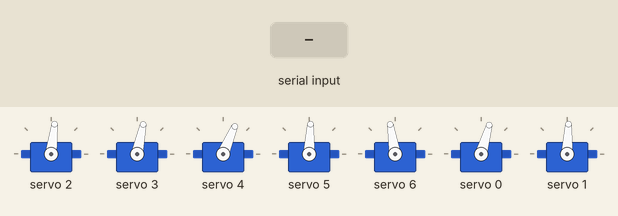
A sketch run on a simulated Arduino Uno, built with avr-gcc and run on an emulated ATmega328P. Parts: 7 × servo. Inputs (shaded band) come from the test bench. Random numbers use the default seed unless the sketch sets one.

Above: at 1.2 s.
1.3 s: "SLEEP,1\n" received over Serial
At 2.7 s:
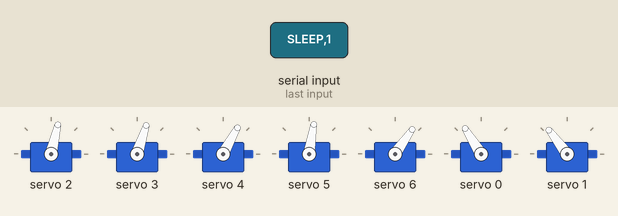
4.3 s: "SLEEP,150\n" received over Serial
At 4.9 s:
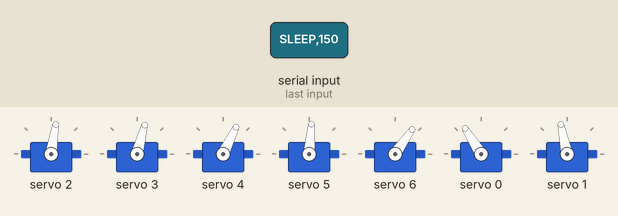
5.8 s: "SLEEP\n" received over Serial
8.8 s: "WAKE\n" received over Serial
11.8 s: "90,45\n" received over Serial
At 13.5 s:
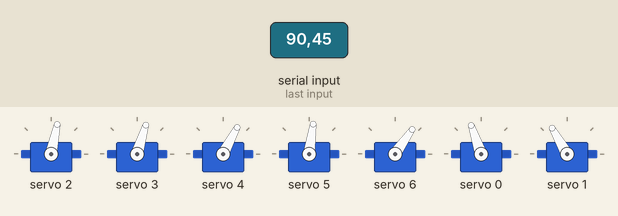
13.8 s: "WAKE,150\n" received over Serial
At 14.2 s:
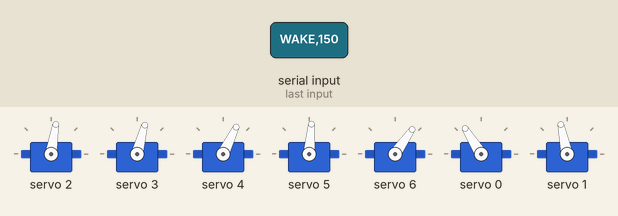
Timing chart, 0 to 17.4 s (numbered marks = the images above; inputs shaded):
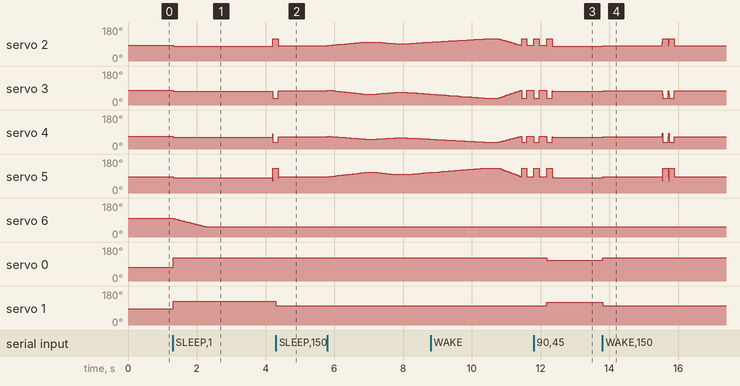

The sketch:

arduino_eye_mech.ino
```cpp
#include <Wire.h>
#include <Adafruit_PWMServoDriver.h>

Adafruit_PWMServoDriver pwm = Adafruit_PWMServoDriver();

/* ================== SERVO LIMITS ================== */
#define SERVOMIN 150
#define SERVOMAX 600

/* ================== EYELID OPEN / CLOSE ================== */
int LU_OPEN  = 345; int LU_CLOSE = 432;
int LL_OPEN  = 331; int LL_CLOSE = 226;
int RU_OPEN  = 303; int RU_CLOSE = 226;
int RL_OPEN  = 354; int RL_CLOSE = 468;

/* ================== EYE CENTERS ================== */
int LR_CENTER = 322;
int UD_CENTER = 355;

/* ================== SERVO CHANNELS ================== */
#define CH_LR     0
#define CH_UD     1
#define CH_LU     2
#define CH_LL     3
#define CH_RU     4
#define CH_RL     5
#define CH_SWIVEL 6  // HEAD SERVO

/* ================== STATE SYSTEM ================== */
enum SystemState { AWAKE, SLEEPING };
SystemState currentState = AWAKE;

/* ================== LID FOLLOW ================== */
int lidFollowAmount = 15;
int DIR_LU = +1; int DIR_LL = +1;
int DIR_RU = -1; int DIR_RL = -1;

/* ================== HEAD (SWIVEL) CONFIG ================== */
int swivelAngle = 90;
const int swivelMin = 45;
const int swivelMax = 135;
const int swivelCenter = 90;

// --- ADJUST THIS OFFSET TO ALIGN WITH TRIPOD ---
// Positive numbers turn head Right, Negative numbers turn head Left.
int swivelOffset = 4;

const int swivelStepDeg = 1;
const unsigned long swivelUpdateInterval = 20;
unsigned long lastSwivelUpdate = 0;

// Eye extreme thresholds
const int eyeLeftStart  = LR_CENTER + 90;
const int eyeLeftStop   = LR_CENTER + 60;
const int eyeRightStart = LR_CENTER - 90;
const int eyeRightStop  = LR_CENTER - 60;

bool headTurningLeft = false;
bool headTurningRight = false;

/* ================== BLINK SYSTEM (V1) ================== */
enum BlinkState { IDLE, CLOSING, CLOSED, OPENING };
BlinkState blinkState = IDLE;
unsigned long blinkTimer = 0;
unsigned long blinkInterval = 0;
const int blinkSteps = 2;
const int blinkStepDelay = 2;
int blinkStep = 0;
bool doDoubleBlink = false;
int blinkStartLU, blinkStartLL;

/* ================== FUNCTIONS ================== */
void setLidsRaw(int LU, int LL) {
  int RU = RU_OPEN + (LU_OPEN - LU) * DIR_RU;
  int RL = RL_OPEN + (LL_OPEN - LL) * DIR_RL;
  pwm.setPWM(CH_LU, 0, LU);
  pwm.setPWM(CH_LL, 0, LL);
  pwm.setPWM(CH_RU, 0, RU);
  pwm.setPWM(CH_RL, 0, RL);
}

void eyelidsClosed() {
  pwm.setPWM(CH_LU, 0, LU_CLOSE);
  pwm.setPWM(CH_LL, 0, LL_CLOSE);
  pwm.setPWM(CH_RU, 0, RU_CLOSE);
  pwm.setPWM(CH_RL, 0, RL_CLOSE);
}

void updateSwivel(int eyePos) {
  if (millis() - lastSwivelUpdate < swivelUpdateInterval) return;
  lastSwivelUpdate = millis();

  if (eyePos > eyeLeftStart) { headTurningLeft = true; headTurningRight = false; }
  else if (eyePos < eyeRightStart) { headTurningRight = true; headTurningLeft = false; }

  if (eyePos < eyeLeftStop) headTurningLeft = false;
  if (eyePos > eyeRightStop) headTurningRight = false;

  if (headTurningLeft && swivelAngle > swivelMin) swivelAngle -= swivelStepDeg;
  else if (headTurningRight && swivelAngle < swivelMax) swivelAngle += swivelStepDeg;

  swivelAngle = constrain(swivelAngle, swivelMin, swivelMax);

  // Apply the offset here during the mapping
  int swivelPulse = map(swivelAngle + swivelOffset, 0, 180, SERVOMIN, SERVOMAX);
  pwm.setPWM(CH_SWIVEL, 0, swivelPulse);
}

/* ================== COOL V1 ANIMATIONS ================== */
void sleepAnimation() {
  for (int i = 0; i <= 15; i++) {
    int lu = map(i, 0, 15, LU_OPEN, (LU_OPEN + LU_CLOSE) / 2);
    int ll = map(i, 0, 15, LL_OPEN, (LL_OPEN + LL_CLOSE) / 2);
    int ru = map(i, 0, 15, RU_OPEN, (RU_OPEN + RU_CLOSE) / 2);
    int rl = map(i, 0, 15, RL_OPEN, (RL_OPEN + RL_CLOSE) / 2);
    pwm.setPWM(CH_LU, 0, lu); pwm.setPWM(CH_LL, 0, ll);
    pwm.setPWM(CH_RU, 0, ru); pwm.setPWM(CH_RL, 0, rl);
    delay(70);
  }
  delay(150);
  for (int i = 0; i <= 10; i++) {
    int lu = map(i, 0, 10, (LU_OPEN + LU_CLOSE) / 2, LU_OPEN + (LU_CLOSE - LU_OPEN) / 4);
    int ll = map(i, 0, 10, (LL_OPEN + LL_CLOSE) / 2, LL_OPEN + (LL_CLOSE - LL_OPEN) / 4);
    int ru = map(i, 0, 10, (RU_OPEN + RU_CLOSE) / 2, RU_OPEN + (RU_CLOSE - RU_OPEN) / 4);
    int rl = map(i, 0, 10, (RL_OPEN + RL_CLOSE) / 2, RL_OPEN + (RL_CLOSE - RL_OPEN) / 4);
    pwm.setPWM(CH_LU, 0, lu); pwm.setPWM(CH_LL, 0, ll);
    pwm.setPWM(CH_RU, 0, ru); pwm.setPWM(CH_RL, 0, rl);
    delay(60);
  }
  delay(200);
  for (int i = 0; i <= 25; i++) {
    int lu = map(i, 0, 25, LU_OPEN + (LU_CLOSE - LU_OPEN) / 4, LU_CLOSE);
    int ll = map(i, 0, 25, LL_OPEN + (LL_CLOSE - LL_OPEN) / 4, LL_CLOSE);
    int ru = map(i, 0, 25, RU_OPEN + (RU_CLOSE - RU_OPEN) / 4, RU_CLOSE);
    int rl = map(i, 0, 25, RL_OPEN + (RL_CLOSE - RL_OPEN) / 4, RL_CLOSE);
    pwm.setPWM(CH_LU, 0, lu); pwm.setPWM(CH_LL, 0, ll);
    pwm.setPWM(CH_RU, 0, ru); pwm.setPWM(CH_RL, 0, rl);
    delay(90);
  }
  eyelidsClosed();
}

void wakeAnimation() {
  eyelidsClosed();
  delay(300);
  for (int i = 0; i <= 20; i++) {
    int lu = map(i, 0, 20, LU_CLOSE, LU_OPEN);
    int ll = map(i, 0, 20, LL_CLOSE, LL_OPEN);
    int ru = map(i, 0, 20, RU_CLOSE, RU_OPEN);
    int rl = map(i, 0, 20, RL_CLOSE, RL_OPEN);
    pwm.setPWM(CH_LU, 0, lu); pwm.setPWM(CH_LL, 0, ll);
    pwm.setPWM(CH_RU, 0, ru); pwm.setPWM(CH_RL, 0, rl);
    delay(30);
  }
  for (int b = 0; b < 2; b++) {
    eyelidsClosed(); delay(150);
    setLidsRaw(LU_OPEN, LL_OPEN); delay(200);
  }
}

/* ================== SETUP ================== */
void setup() {
  Serial.begin(115200);
  pwm.begin();
  pwm.setPWMFreq(60);
  randomSeed(analogRead(A3));
  blinkInterval = random(3000, 7000);
  setLidsRaw(LU_OPEN, LL_OPEN);

  int centerPulse = map(swivelCenter + swivelOffset, 0, 180, SERVOMIN, SERVOMAX);
  pwm.setPWM(CH_SWIVEL, 0, centerPulse);
}

/* ================== LOOP ================== */
void loop() {
  static int faceX = 320;
  static int faceY = 240;
  unsigned long now = millis();

  if (Serial.available()) {
    String line = Serial.readStringUntil('\n');
    line.trim();
    if (line == "SLEEP") { sleepAnimation(); currentState = SLEEPING; }
    else if (line == "WAKE") { wakeAnimation(); currentState = AWAKE; }
    else {
      int comma = line.indexOf(',');
      if (comma > 0 && currentState == AWAKE) {
        faceX = line.substring(0, comma).toInt();
        faceY = line.substring(comma + 1).toInt();
      }
    }
  }

  if (currentState == AWAKE) {
    int LR_pos = map(faceX, 0, 640, LR_CENTER + 120, LR_CENTER - 120);
    int UD_pos = map(faceY, 0, 480, UD_CENTER + 100, UD_CENTER - 100);
    pwm.setPWM(CH_LR, 0, LR_pos);
    pwm.setPWM(CH_UD, 0, UD_pos);

    updateSwivel(LR_pos);

    int offset = map(faceY, 0, 480, -lidFollowAmount, lidFollowAmount);
    int normalLU = LU_OPEN + offset * DIR_LU;
    int normalLL = LL_OPEN + offset * DIR_LL;

    switch (blinkState) {
      case IDLE:
        setLidsRaw(normalLU, normalLL);
        if (now - blinkTimer > blinkInterval) {
          blinkState = CLOSING; blinkTimer = now;
          blinkStartLU = normalLU; blinkStartLL = normalLL;
          blinkStep = 0;
        }
        break;
      case CLOSING:
        if (blinkStep < blinkSteps) {
          int lu = map(blinkStep, 0, blinkSteps, blinkStartLU, LU_CLOSE);
          int ll = map(blinkStep, 0, blinkSteps, blinkStartLL, LL_CLOSE);
          setLidsRaw(lu, ll); blinkStep++; delay(blinkStepDelay);
        } else { blinkState = CLOSED; blinkTimer = now; }
        break;
      case CLOSED:
        eyelidsClosed();
        if (now - blinkTimer > 150) { blinkState = OPENING; blinkStep = blinkSteps; }
        break;
      case OPENING:
        if (blinkStep > 0) {
          int lu = LU_CLOSE + (blinkStartLU - LU_CLOSE) * blinkStep / blinkSteps;
          int ll = LL_CLOSE + (blinkStartLL - LL_CLOSE) * blinkStep / blinkSteps;
          setLidsRaw(lu, ll); blinkStep--; delay(blinkStepDelay);
        } else {
          if (!doDoubleBlink && random(0, 100) < 25) { doDoubleBlink = true; blinkState = CLOSING; blinkStep = 0; }
          else { doDoubleBlink = false; blinkState = IDLE; blinkTimer = now; blinkInterval = random(3000, 7000); }
        }
        break;
    }
  } else { eyelidsClosed(); }
}
```

Measured:
- after the input at 1.3 s, servo 6: moves from 99° to 55° over 0.96 s, starting at once; servo 0: 74° → 122° at once; servo 1: 87° → 127° at once
- after the input at 4.3 s, servo 1: 127° → 102° at once
- after the input at 11.8 s, servo 0: 122° → 109° after 0.39 s; servo 1: 102° → 120° after 0.39 s
- after the input at 13.8 s, servo 0: 109° → 122° at once; servo 1: 120° → 102° at once
